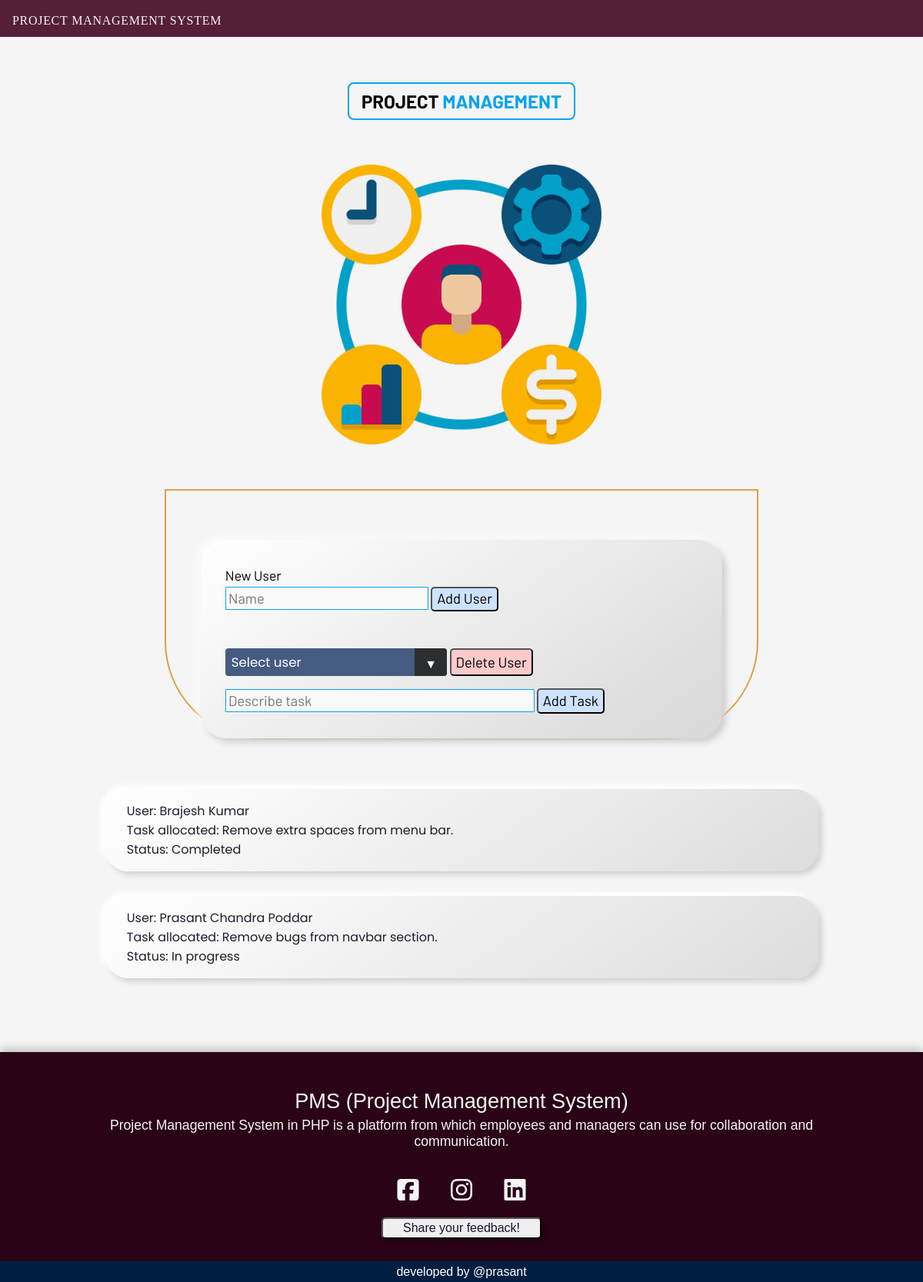
Before: / with the older database file.
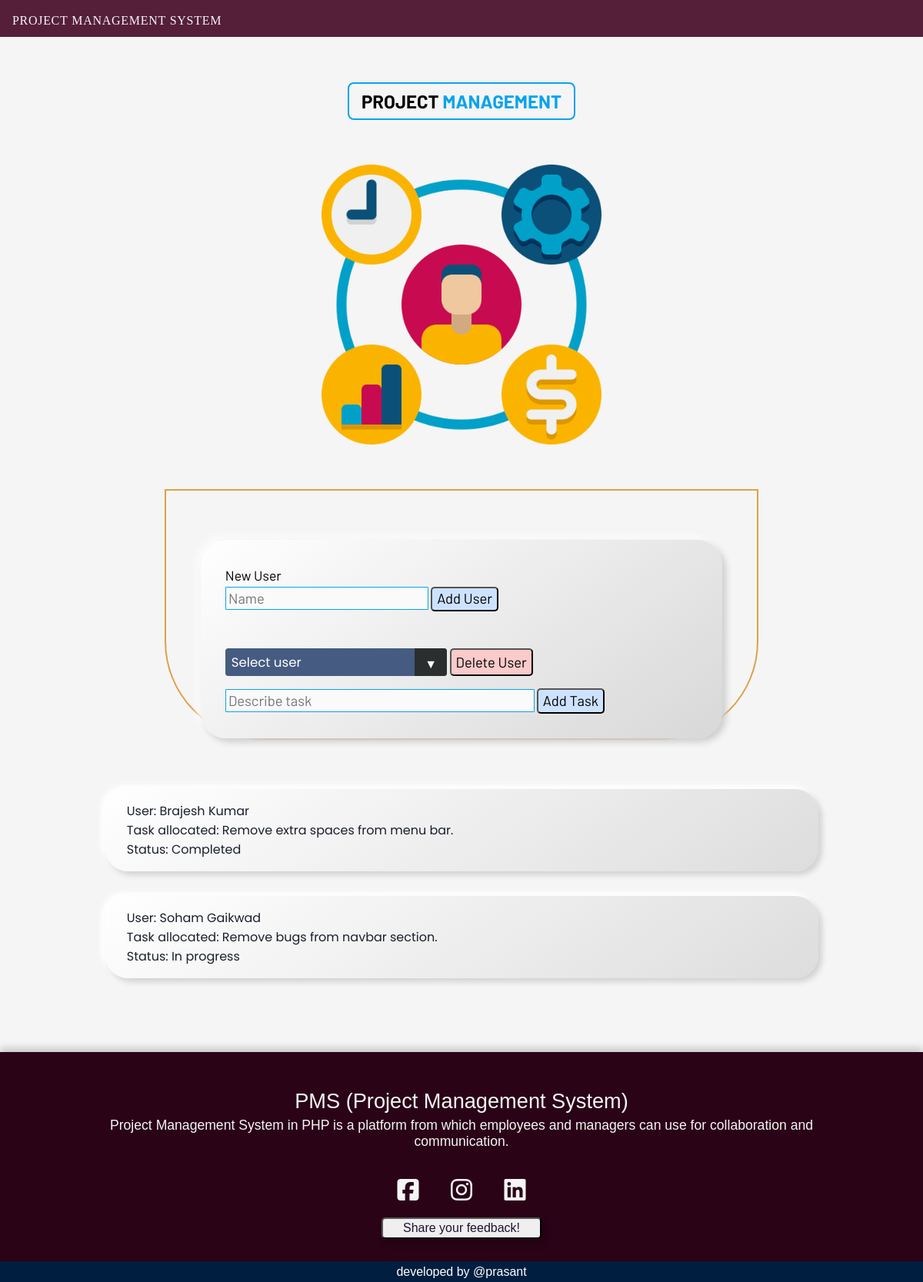
After: the same page with the newer database file.
### tables this page shows
CREATE TABLE IF NOT EXISTS `tasks` (
  `TID` varchar(20) NOT NULL,
  `username` varchar(128) NOT NULL,
  `task` varchar(256) NOT NULL,
  `status` varchar(28) NOT NULL,
  `UID` varchar(20) NOT NULL,
  PRIMARY KEY (`TID`)
);

### index.php (the view, shortened to what this page needs)
<!DOCTYPE html>
<html lang="en">
<head>
  <link rel="stylesheet" href="./css/style.css">
  <link rel="stylesheet" href="./css/input.css">
</head>
<body>
  <?php require "./include/db.php" ?>
  <?php require_once "./include/nav.php" ?>
  <div class="main-container">
    <?php
    $query2 = "select * from tasks order by TID desc;";
    $data2 = mysqli_query($con, $query2);
    ?>
    <div class="side">
      <div class="title">
        PROJECT <span>MANAGEMENT</span>
      </div>
      <img src="./img/4661361.png" alt="">
    </div>
    <main>
      <div class="main-sub-container">
        <form action="?" method="post" enctype="multipart/form-data">
          <div class="add-user">
            <div class="add-user-title">New User</div>
            <input type="text" name="new-username" placeholder="Name" class="textfeild" id="new-user-name">
            <button type="submit" class="button blue" id="add_user_btn" name="add-user-btn">Add User</button>
          </div>
          <div class="operation">
            <div class="select">
              <select name="select-user" class="select-user" id="select-user" onchange="getSelectedUser()">
                <option selected disabled>Select user</option>
              </select>
            </div>
            <button type="submit" class="button red" id="delete-user-btn" name="delete-user-btn">Delete User</button>
          </div>
          <div class="add-task-section">
            <input type="text" class="textfeild" id="task-desc" name="task-desc" placeholder="Describe task">
            <button type="submit" class="button blue" id="add-task-btn" name="add-task-btn">Add Task</button>
          </div>
        </form>
      </div>
    </main>
  </div>
  <div class="result">
    <div class="result-container">
      <?php
      while ($row = mysqli_fetch_assoc($data2)) {
        $TID = $row['TID'];
        $username = $row['username'];
        $task = $row['task'];
        $status = $row['status']; ?>
        <ul class="task" id="<?php echo $TID ?>">
          <li>User:
            <?php echo $username ?>
          </li>
          <li>Task allocated:
            <?php echo $task ?>
          </li>
          <li>Status:
            <?php echo $status ?>
          </li>
        </ul>
        <?php
      }
      ?>
    </div>
  </div>
  <?php require_once "./include/footer.php" ?>
</body>
</html>

### include/nav.php
<nav>
    <div class="title">PROJECT MANAGEMENT SYSTEM</div>
</nav>

### include/footer.php (shortened to what this page needs)
<footer id="footer">
  <div id="slideContainer">
    <div id="slide1">
      <div id="desc">
        <div id="title">PMS (Project Management System)</div>
        <div id="details">
          Project Management System in PHP is a platform from which employees and managers can use for collaboration and
          communication.
        </div>
      </div>
      <div id="socialBtnContainer">
        <a href="https://www.facebook.com/sohamgaikwad.gaikwad/"><i
            class="fa-brands fa-square-facebook"></i></a>
        <a href="https://www.instagram.com/_demon_gs/"><i class="fa-brands fa-instagram"></i></a>
        <a href="https://www.linkedin.com/in/sohamgaikwad"><i class="fa-brands fa-linkedin"></i></a>
      </div>
      <div id="feedbackBtnContainer">
        <button type="submit" id="feedbackBtn">Share your feedback!</button>
      </div>
    </div>
  </div>
  <div id="developed">developed by @prasant</div>
</footer>

### css/input.css (style rules this page uses)
.textfeild { font-family: 'Barlow', sans-serif; font-weight: 400; font-size: 1.15rem; padding: 0.2rem 0.2rem; min-width: 16rem; outline: none; border: 1px solid var(--blue); border-radius: 1px; background-color: #fafafa; }
.button { font-family: 'Barlow', sans-serif; font-weight: 400; font-size: 1.15rem; padding: 0.16rem 0.36rem 0.24rem 0.36rem; cursor: pointer; border-radius: 5px; }
.blue { background-color: #cde2ff; color: #000; transition: all 0.2s; }
.red { background-color: #fbcaca; color: #000; transition: all 0.2s; }

Changed rows visible on the page:
changed tasks "Remove bugs from navbar section.": username "Prasant Chandra Poddar" → "Soham Gaikwad"
